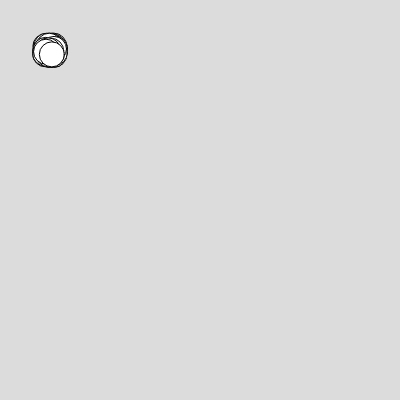
Frame 1 (no input)
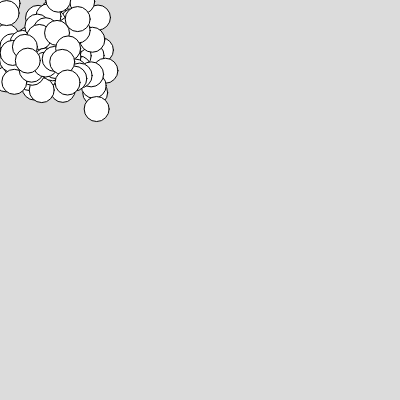
Frame 60 (no input)
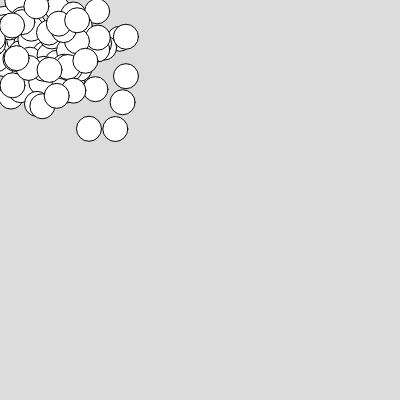
Frame 120 (the mouse pressed at the canvas centre since frame 60)

The p5.js sketch that drew these frames (run headless with seeded random() and noise() and a simulated clock; from frame 60 on, the mouse is pressed at the canvas centre):

// p5.js sketch
// ── sketch.js
class Boble{
  constructor(){
    this.x = 50;
    this.y = 50;
    this.radius = 25;
  }
  sprett(){
    this.x += Math.random()* 10 - 5;
    this.y += Math.random()* 10 - 5;
  }
  tegn(){
    circle(this.x,this.y,this.radius);
  }
}

let bobler = [];

for(let i = 0; i < 100; i += 1){
  bobler[i] = new Boble;
}

function setup() {
  // put setup code here
  createCanvas(400, 400);

}

function draw() {
  // put drawing code here
  background(220);
  for(let i = 0; i < bobler.length; i += 1){
    bobler[i].sprett();
    bobler[i].tegn();
  }
}
